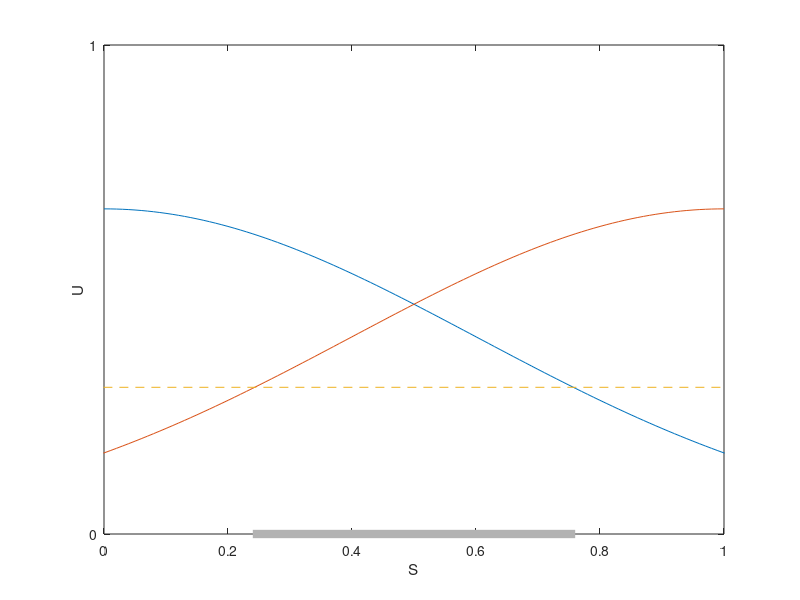
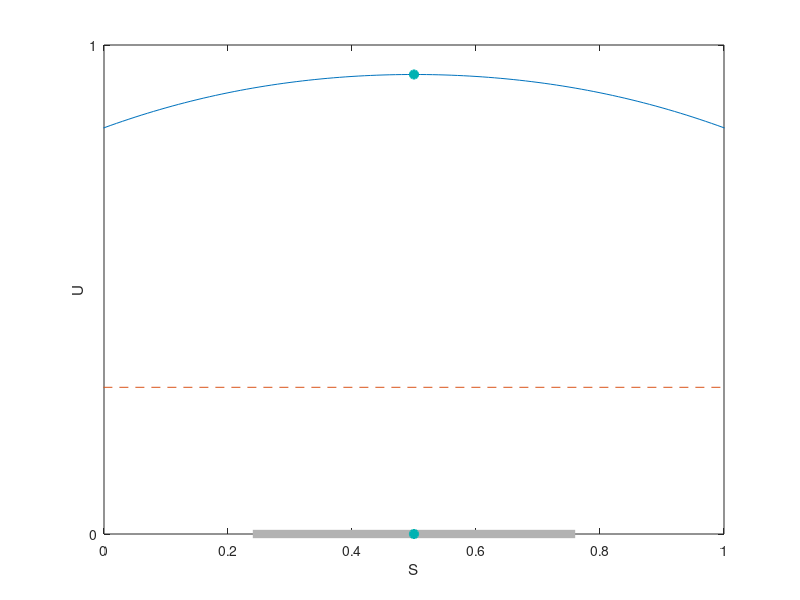

Here is the MATLAB script that generated these plots, in order:
x = [-2:.01: 3];

x1 = x;
y1 = normpdf(x1,0,0.6);

x2 = x;
y2 = normpdf(x2,1,0.6);

y= y1+y2;

y1_part = y1;
x1_part = x1;
y2_part = y2;
x2_part = x2;

y1_part(x1<0) = [];
x1_part(x1<0) = [];
y2_part(x2>1) = [];
x2_part(x2>1) = [];

figure(1)
plot(x1_part,y1_part)
hold on
plot(x2_part,y2_part)
hold on
threshold = 0.3;
line([-2,3],[threshold,threshold],'LineStyle','--')

[~,temp_index1] = min(abs(y1((length(y1)-1)/2+1:end)-threshold));
[~,temp_index2] = min(abs(y2(1:(length(y2)-1)/2)-threshold));
hold on

region_color = [0.7 0.7 0.7];
regionX = x(temp_index2:temp_index1+(length(y1)-1)/2);
if sum(diff(regionX)>0.010001) ==0 
   line([regionX(1),regionX(end)],[0,0], 'Color',region_color,'LineWidth',6)
   hold off
else
   midPoint = find(diff(regionX)>0.01001);
   line([regionX(1),regionX(midPoint)],[0,0], 'Color',region_color,'LineWidth',6)
   hold on
   line([regionX(midPoint+1),regionX(end)],[0,0], 'Color',region_color,'LineWidth',6)
   hold off
end
hold off
ylabel('U')
yticks([0 1])
xlabel('S')
ylim([0 1])
xlim([0 1])

figure(2)
plot(x1,y)
hold on
line([-2,3],[threshold,threshold],'LineStyle','--')
hold on
if sum(diff(regionX)>0.010001) ==0 
   line([regionX(1),regionX(end)],[0,0], 'Color',region_color,'LineWidth',6)
else
   midPoint = find(diff(regionX)>0.01001);
   line([regionX(1),regionX(midPoint)],[0,0], 'Color',region_color,'LineWidth',6)
   hold on
   line([regionX(midPoint+1),regionX(end)],[0,0], 'Color',region_color,'LineWidth',6)
end

hold on
[max_v, max_i] =  max(y);
scatter(x(max_i),max_v,'MarkerEdgeColor',[0 .7 .7],'MarkerFaceColor',[0 .7 .7],'LineWidth',1.5)
hold on
scatter(x(max_i),0,'MarkerEdgeColor',[0 .7 .7],'MarkerFaceColor',[0 .7 .7],'LineWidth',1.5)
hold off


ylabel('U')
yticks([0 1])
xlabel('S')
ylim([0 1])
xlim([0 1])
